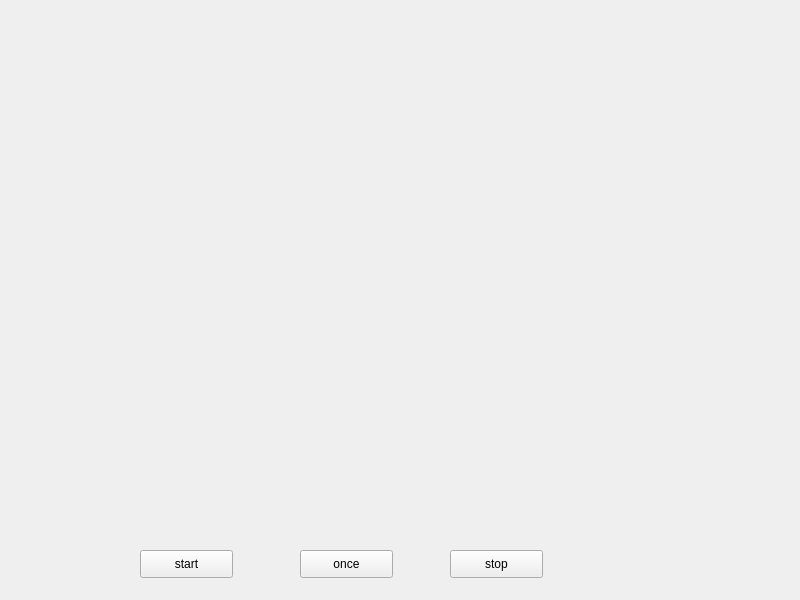
<?xml version="1.0" encoding="UTF-8"?>
<ui version="4.0">
 <class>Widget</class>
 <widget class="QWidget" name="Widget">
  <property name="geometry">
   <rect>
    <x>0</x>
    <y>0</y>
    <width>800</width>
    <height>600</height>
   </rect>
  </property>
  <property name="windowTitle">
   <string>Widget</string>
  </property>
  <widget class="QLabel" name="label">
   <property name="geometry">
    <rect>
     <x>30</x>
     <y>20</y>
     <width>731</width>
     <height>501</height>
    </rect>
   </property>
   <property name="text">
    <string/>
   </property>
  </widget>
  <widget class="QPushButton" name="startButton">
   <property name="geometry">
    <rect>
     <x>140</x>
     <y>550</y>
     <width>93</width>
     <height>28</height>
    </rect>
   </property>
   <property name="text">
    <string>start</string>
   </property>
  </widget>
  <widget class="QPushButton" name="onceButton">
   <property name="geometry">
    <rect>
     <x>300</x>
     <y>550</y>
     <width>93</width>
     <height>28</height>
    </rect>
   </property>
   <property name="text">
    <string>once</string>
   </property>
  </widget>
  <widget class="QPushButton" name="stopButton">
   <property name="geometry">
    <rect>
     <x>450</x>
     <y>550</y>
     <width>93</width>
     <height>28</height>
    </rect>
   </property>
   <property name="text">
    <string>stop</string>
   </property>
  </widget>
 </widget>
 <resources/>
 <connections/>
</ui>
